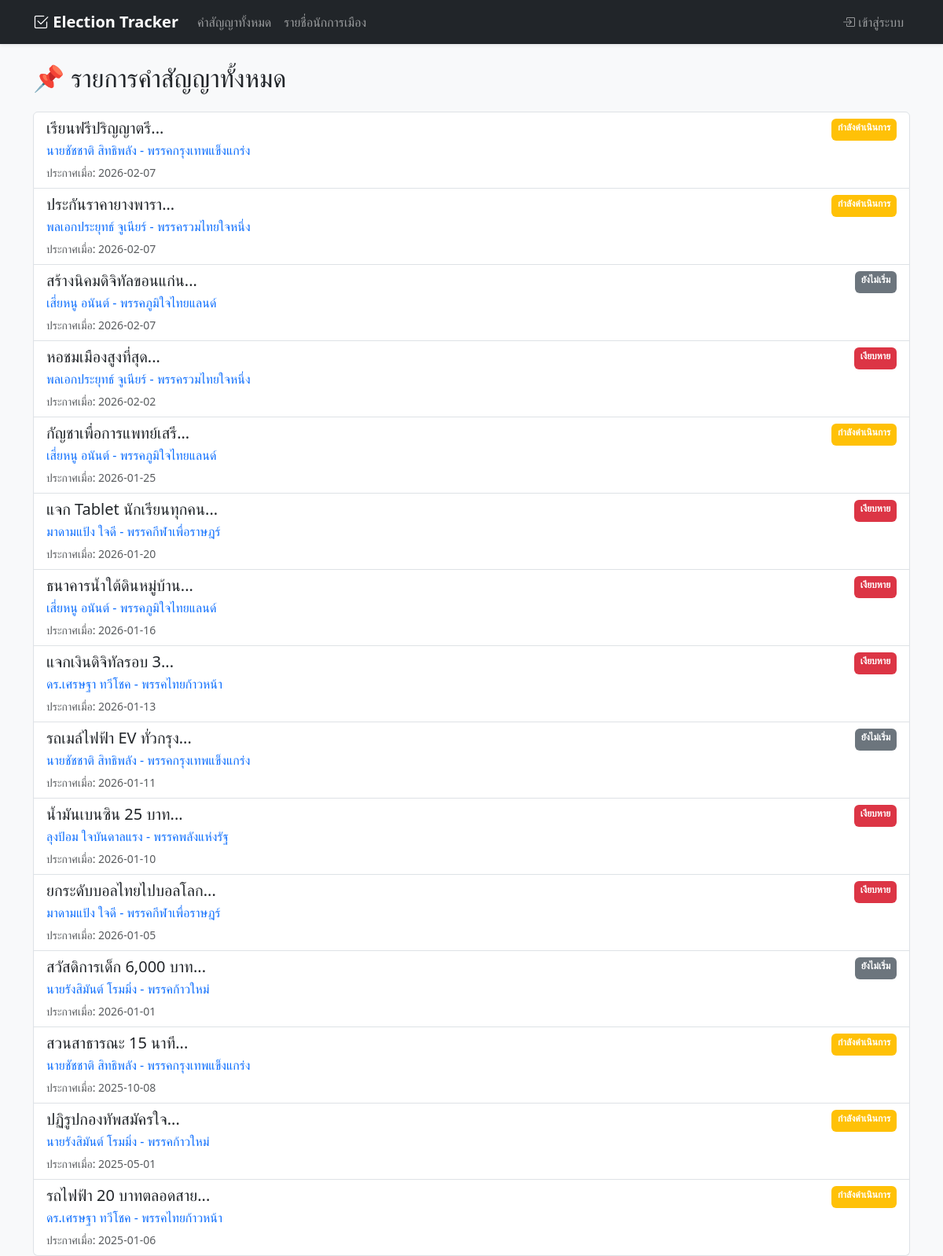
The page /promises on the database its author committed.
### Models/Promise.py (models this page shows)
class Promise(db.Model):
    __tablename__ = 'promises'
    id = db.Column(db.Integer, primary_key=True, autoincrement=True)
    description = db.Column(db.Text, nullable=False)
    announced_date = db.Column(db.DateTime, default=datetime.now)
    status = db.Column(db.String(50), nullable=False, default='ยังไม่เริ่ม')
    politician_id = db.Column(db.Integer, db.ForeignKey('politicians.id'), nullable=False)
    campaign_id = db.Column(db.Integer, db.ForeignKey('campaigns.id'), nullable=True)
    updates = db.relationship('PromiseUpdate', backref='promise', lazy=True)

### Models/Politician.py (models this page shows)
class Politician(db.Model):
    __tablename__ = 'politicians'
    id = db.Column(db.Integer, primary_key=True)
    name = db.Column(db.String(100), nullable=False)
    party = db.Column(db.String(100), nullable=False)
    promises = db.relationship('Promise', backref='politician', lazy=True)

### Controllers/PromiseController.py (the view)
@promise_controller.route('/promises')
def all_promises():
    promises = PromiseTable.get_all_sorted()
    return render_template('all_promises.html', promises=promises)

### Models/PromiseTable.py (called while the page is built)
    @staticmethod
    def get_all_sorted():
        return Promise.query.order_by(desc(Promise.announced_date)).all()

### Views/templates/all_promises.html (shortened to what this page needs)
{% extends "layout.html" %}
{% block content %}
<div class="d-flex justify-content-between align-items-center mb-3">
    <h2>📌 รายการคำสัญญาทั้งหมด</h2>
</div>
<div class="list-group">
    {% for promise in promises %}
    <a href="{{ url_for('promise_controller.promise_detail', promise_id=promise.id) }}" class="list-group-item list-group-item-action">
        <div class="d-flex w-100 justify-content-between">
            <h5 class="mb-1">{{ promise.description[:100] }}...</h5>
            <span class="badge {% if promise.status == 'เงียบหาย' %}bg-danger{% elif promise.status == 'กำลังดำเนินการ' %}bg-warning{% else %}bg-secondary{% endif %}">
                {{ promise.status }}
            </span>
        </div>
        <p class="mb-1 text-primary">{{ promise.politician.name }} - {{ promise.politician.party }}</p>
        <small class="text-muted">ประกาศเมื่อ: {{ promise.announced_date.strftime('%Y-%m-%d') }}</small>
    </a>
    {% endfor %}
</div>
{% endblock %}

### Views/templates/layout.html (shortened to what this page needs)
<!DOCTYPE html>
<html lang="th">
<head>
    <link rel="stylesheet" href="https://cdn.jsdelivr.net/npm/bootstrap@5.3.0/dist/css/bootstrap.min.css">
    <link rel="stylesheet" href="https://cdn.jsdelivr.net/npm/bootstrap-icons@1.11.0/font/bootstrap-icons.css">
</head>
<body class="bg-light">
    <nav class="navbar navbar-expand-lg navbar-dark bg-dark mb-4 shadow-sm">
        <div class="container">
            <a class="navbar-brand fw-bold" href="{{ url_for('promise_controller.all_promises') }}">
                <i class="bi bi-check2-square"></i> Election Tracker
            </a>
            <div class="collapse navbar-collapse" id="navbarNav">
                <div class="navbar-nav">
                    <a class="nav-link" href="{{ url_for('promise_controller.all_promises') }}">คำสัญญาทั้งหมด</a>
                    <a class="nav-link" href="{{ url_for('politician_controller.all_politicians') }}">รายชื่อนักการเมือง</a>
                </div>
                <div class="navbar-nav ms-auto align-items-center">
                    {% if session.get('username') %}
                        <span class="nav-link text-info me-2">
                            <i class="bi bi-person-circle"></i> {{ session['username'] }}
                            <span class="badge bg-info text-dark ms-1">{{ session['role'] }}</span>
                        </span>
                        <a class="btn btn-outline-danger btn-sm" href="{{ url_for('auth_controller.logout') }}">ออกจากระบบ</a>
                    {% else %}
                        <a class="nav-link" href="{{ url_for('auth_controller.login') }}">
                            <i class="bi bi-box-arrow-in-right"></i> เข้าสู่ระบบ
                        </a>
                    {% endif %}
                </div>
            </div>
        </div>
    </nav>
    <div class="container">
        {% block content %}{% endblock %}
    </div>
</body>
</html>

### rows shown on the page
Promise: description "เรียนฟรีปริญญาตรี", status "กำลังดำเนินการ", politician.name "นายชัชชาติ สิทธิพลัง", politician.party "พรรคกรุงเทพแข็งแกร่ง", announced_date "2026-02-07"
Promise: description "ประกันราคายางพารา", status "กำลังดำเนินการ", politician.name "พลเอกประยุทธ์ จูเนียร์", politician.party "พรรครวมไทยใจหนึ่ง", announced_date "2026-02-07"
Promise: description "สร้างนิคมดิจิทัลขอนแก่น", status "ยังไม่เริ่ม", politician.name "เสี่ยหนู อนันต์", politician.party "พรรคภูมิใจไทยแลนด์", announced_date "2026-02-07"
Promise: description "หอชมเมืองสูงที่สุด", status "เงียบหาย", politician.name "พลเอกประยุทธ์ จูเนียร์", politician.party "พรรครวมไทยใจหนึ่ง", announced_date "2026-02-02"
Promise: description "กัญชาเพื่อการแพทย์เสรี", status "กำลังดำเนินการ", politician.name "เสี่ยหนู อนันต์", politician.party "พรรคภูมิใจไทยแลนด์", announced_date "2026-01-25"
Promise: description "แจก Tablet นักเรียนทุกคน", status "เงียบหาย", politician.name "มาดามแป้ง ใจดี", politician.party "พรรคกีฬาเพื่อราษฎร์", announced_date "2026-01-20"
Promise: description "ธนาคารน้ำใต้ดินหมู่บ้าน", status "เงียบหาย", politician.name "เสี่ยหนู อนันต์", politician.party "พรรคภูมิใจไทยแลนด์", announced_date "2026-01-16"
Promise: description "แจกเงินดิจิทัลรอบ 3", status "เงียบหาย", politician.name "ดร.เศรษฐา ทวีโชค", politician.party "พรรคไทยก้าวหน้า", announced_date "2026-01-13"
Promise: description "รถเมล์ไฟฟ้า EV ทั่วกรุง", status "ยังไม่เริ่ม", politician.name "นายชัชชาติ สิทธิพลัง", politician.party "พรรคกรุงเทพแข็งแกร่ง", announced_date "2026-01-11"
Promise: description "น้ำมันเบนซิน 25 บาท", status "เงียบหาย", politician.name "ลุงป้อม ใจบันดาลแรง", politician.party "พรรคพลังแห่งรัฐ", announced_date "2026-01-10"
Promise: description "ยกระดับบอลไทยไปบอลโลก", status "เงียบหาย", politician.name "มาดามแป้ง ใจดี", politician.party "พรรคกีฬาเพื่อราษฎร์", announced_date "2026-01-05"
Promise: description "สวัสดิการเด็ก 6,000 บาท", status "ยังไม่เริ่ม", politician.name "นายรังสิมันต์ โรมมิ่ง", politician.party "พรรคก้าวใหม่", announced_date "2026-01-01"
Promise: description "สวนสาธารณะ 15 นาที", status "กำลังดำเนินการ", politician.name "นายชัชชาติ สิทธิพลัง", politician.party "พรรคกรุงเทพแข็งแกร่ง", announced_date "2025-10-08"
Promise: description "ปฏิรูปกองทัพสมัครใจ", status "กำลังดำเนินการ", politician.name "นายรังสิมันต์ โรมมิ่ง", politician.party "พรรคก้าวใหม่", announced_date "2025-05-01"
Promise: description "รถไฟฟ้า 20 บาทตลอดสาย", status "กำลังดำเนินการ", politician.name "ดร.เศรษฐา ทวีโชค", politician.party "พรรคไทยก้าวหน้า", announced_date "2025-01-06"
